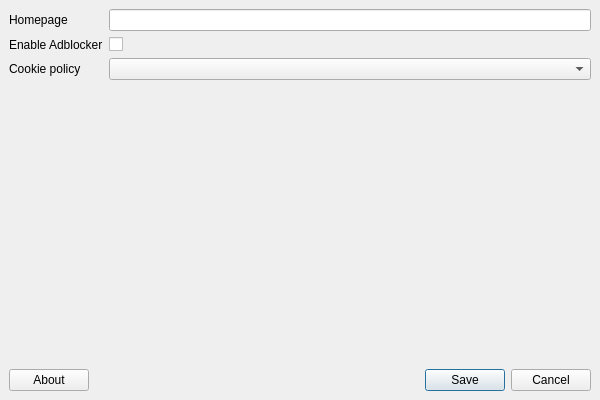
<?xml version="1.0" encoding="UTF-8"?>
<ui version="4.0">
 <class>Settings</class>
 <widget class="QMainWindow" name="Settings">
  <property name="geometry">
   <rect>
    <x>0</x>
    <y>0</y>
    <width>600</width>
    <height>400</height>
   </rect>
  </property>
  <property name="windowTitle">
   <string>MainWindow</string>
  </property>
  <widget class="QWidget" name="centralwidget">
   <layout class="QVBoxLayout" name="verticalLayout">
    <item>
     <layout class="QHBoxLayout" name="horizontalLayout_2">
      <item>
       <layout class="QFormLayout" name="formLayout">
        <item row="2" column="0">
         <widget class="QLabel" name="homepage">
          <property name="text">
           <string>Homepage</string>
          </property>
         </widget>
        </item>
        <item row="2" column="1">
         <widget class="QLineEdit" name="homepageBar"/>
        </item>
        <item row="3" column="0">
         <widget class="QLabel" name="adblock">
          <property name="text">
           <string>Enable Adblocker</string>
          </property>
         </widget>
        </item>
        <item row="3" column="1">
         <widget class="QCheckBox" name="adblockCheck">
          <property name="text">
           <string/>
          </property>
         </widget>
        </item>
        <item row="4" column="0">
         <widget class="QLabel" name="cookiepolicy">
          <property name="text">
           <string>Cookie policy</string>
          </property>
         </widget>
        </item>
        <item row="4" column="1">
         <widget class="QComboBox" name="cookiePolicyBox"/>
        </item>
       </layout>
      </item>
     </layout>
    </item>
    <item>
     <layout class="QHBoxLayout" name="horizontalLayout_5">
      <item>
       <widget class="QPushButton" name="aboutButton">
        <property name="text">
         <string>About</string>
        </property>
        <property name="icon">
         <iconset theme="help-about">
          <normaloff>.</normaloff>.</iconset>
        </property>
       </widget>
      </item>
      <item>
       <widget class="QDialogButtonBox" name="buttonBox">
        <property name="standardButtons">
         <set>QDialogButtonBox::Cancel|QDialogButtonBox::Save</set>
        </property>
        <property name="centerButtons">
         <bool>false</bool>
        </property>
       </widget>
      </item>
     </layout>
    </item>
   </layout>
  </widget>
 </widget>
 <resources/>
 <connections/>
</ui>
